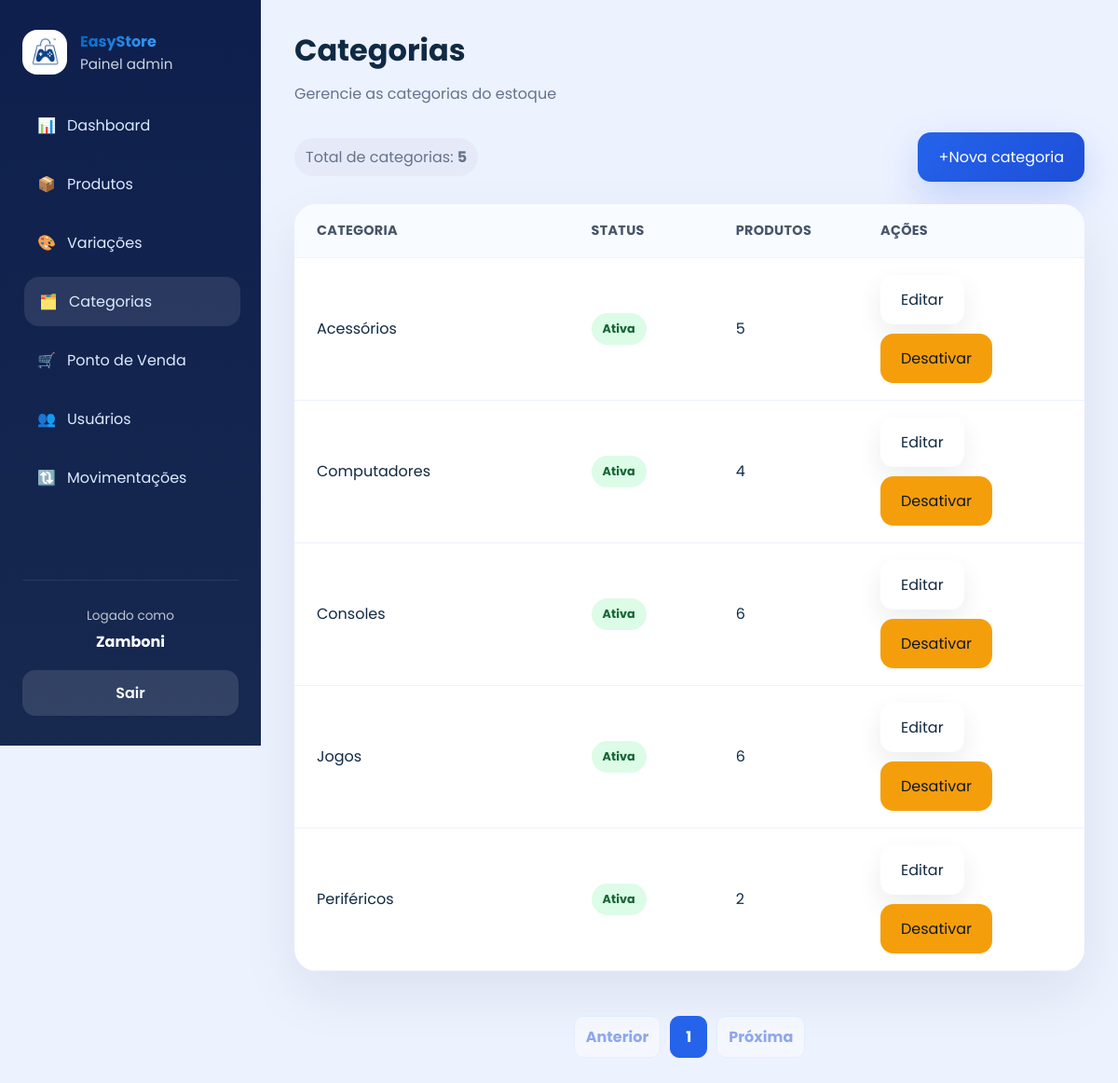
The app's page /categorias/ (signed in), older data.
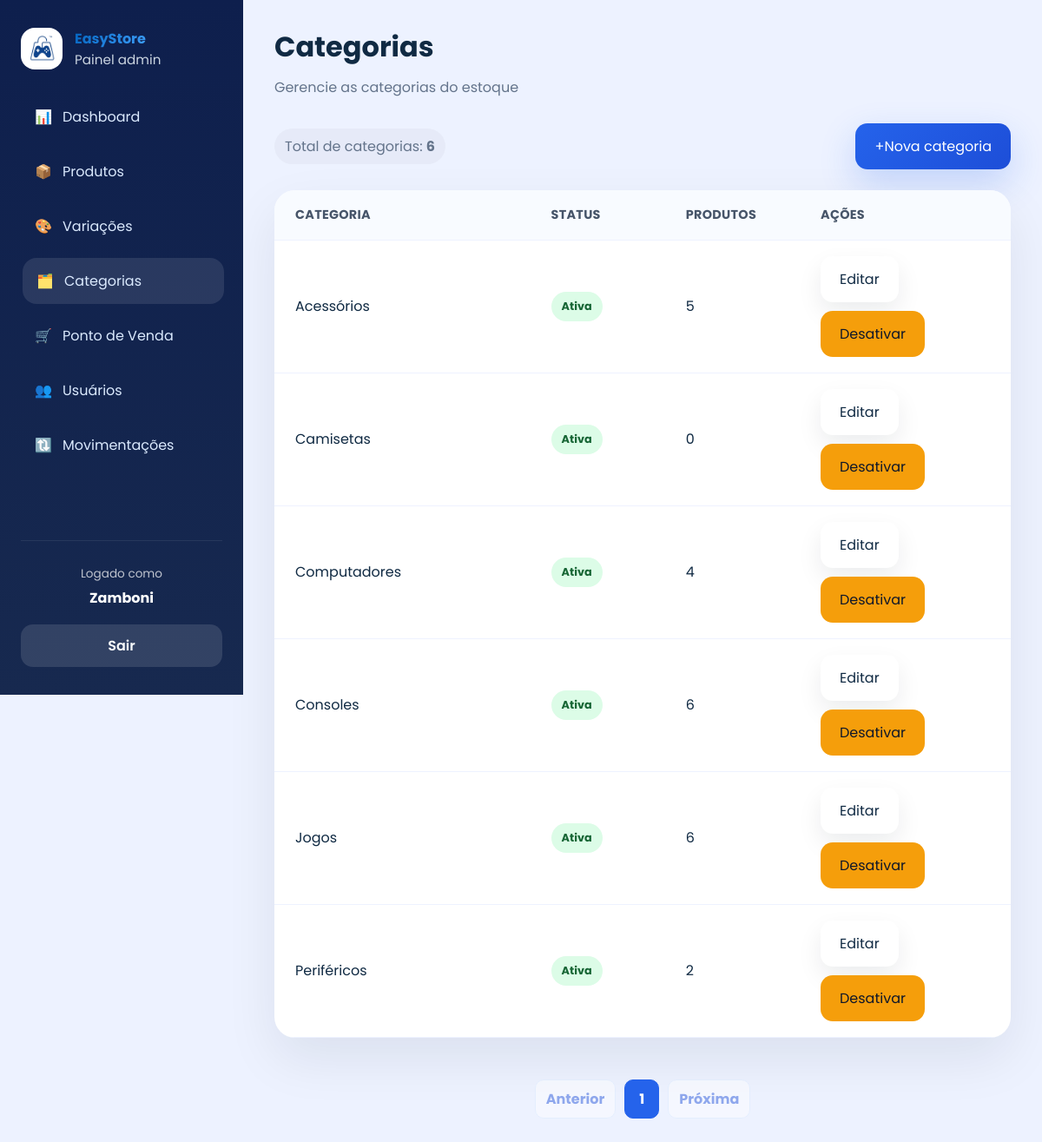
The same page, newer data.
### app/models/categoria.py (models this page shows)
class Categoria(Base):
    __tablename__ = "categorias"
    id = Column(Integer, primary_key=True, autoincrement=True, index=True)
    nome = Column(String(167), nullable=False, unique=True)
    descricao = Column(String(255), nullable=True)
    ativo = Column(Boolean, default=True)
    produtos = relationship("Produto", back_populates="categoria", lazy="select")

### app/controllers/categoria_controller.py (the view)
@router.get("/")
def listar_categorias(
    request: Request,
    pagina: int = 1,
    por_pagina: int = 10,
    db: Session = Depends(get_db),
    usuario = Depends(get_admin),
):
    query = db.query(Categoria).order_by(Categoria.nome)
    total_categorias = query.count()
    por_pagina = min(max(por_pagina, 1), 10)
    total_paginas = math.ceil(total_categorias / por_pagina) if total_categorias else 1
    pagina = min(max(pagina, 1), total_paginas)
    categorias = query.offset((pagina - 1) * por_pagina).limit(por_pagina).all()
    return templates.TemplateResponse(
        request,
        "admin/categorias.html",
        {
            "request":      request,
            "usuario":      usuario,
            "categorias":   categorias,
            "pagina":       pagina,
            "por_pagina":   por_pagina,
            "total_paginas": total_paginas,
            "total_categorias": total_categorias,
            "page_title":   "Categorias",
            "page_subtitle":"Gerencie as categorias do estoque",
            "css_path":     "css/cadastros.css",
            "active":       "categorias",
        }
    )

### app/templates/admin/categorias.html
{% extends "admin/base.html" %}
{% block content %}
<div class="table-actions">
  <div class="detail-pill">Total de categorias: <strong>{{ total_categorias }}</strong></div>
  {% set role = usuario.role if usuario is not mapping else usuario.get('role') if usuario else None %}
  {% if role == 'admin' %}
  <a href="/categorias/nova" class="btn btn-primary">+Nova categoria</a>
  {% endif %}
</div>
<div class="table-card categories-table">
  <div class="table-row header">
    <div>Categoria</div>
    <div>Status</div>
    <div>Produtos</div>
    <div>Ações</div>
  </div>
  {% for categoria in categorias %}
  <div class="table-row">
    <div>{{ categoria.nome }}</div>
    <div><span class="status-badge {% if categoria.ativo %}active{% else %}inactive{% endif %}">{{ 'Ativa' if categoria.ativo else 'Inativa' }}</span></div>
    <div>{{ categoria.produtos|length }}</div>
    <div class="actions">
      {% if role == 'admin' %}
      <a href="/categorias/{{ categoria.id }}/editar" class="btn btn-secondary">Editar</a>
      <form action="/categorias/{{ categoria.id }}/toggle-ativo" method="post"><button type="submit" class="btn btn-warning">{% if categoria.ativo %}Desativar{% else %}Ativar{% endif %}</button></form>
      {% else %}
      <span class="muted">Ações administrativas ocultas</span>
      {% endif %}
    </div>
  </div>
  {% endfor %}
</div>
<nav class="pagination" aria-label="Paginação de categorias">
  <a class="pagination-link {% if pagina == 1 %}disabled{% endif %}" href="/categorias?por_pagina={{ por_pagina }}&pagina={{ pagina - 1 }}">Anterior</a>
  {% for numero in range(1, total_paginas + 1) %}
  <a class="pagination-link {% if numero == pagina %}active{% endif %}" href="/categorias?por_pagina={{ por_pagina }}&pagina={{ numero }}">{{ numero }}</a>
  {% endfor %}
  <a class="pagination-link {% if pagina == total_paginas %}disabled{% endif %}" href="/categorias?por_pagina={{ por_pagina }}&pagina={{ pagina + 1 }}">Próxima</a>
</nav>
{% endblock %}

Row changes from the older to the newer data that the page shows:
added Categoria: nome "Camisetas", ativo "Ativa", produtos|length "0", shows "Desativar"
Text that changed along with them:
{{ total_categorias }}: "5" → "6"
